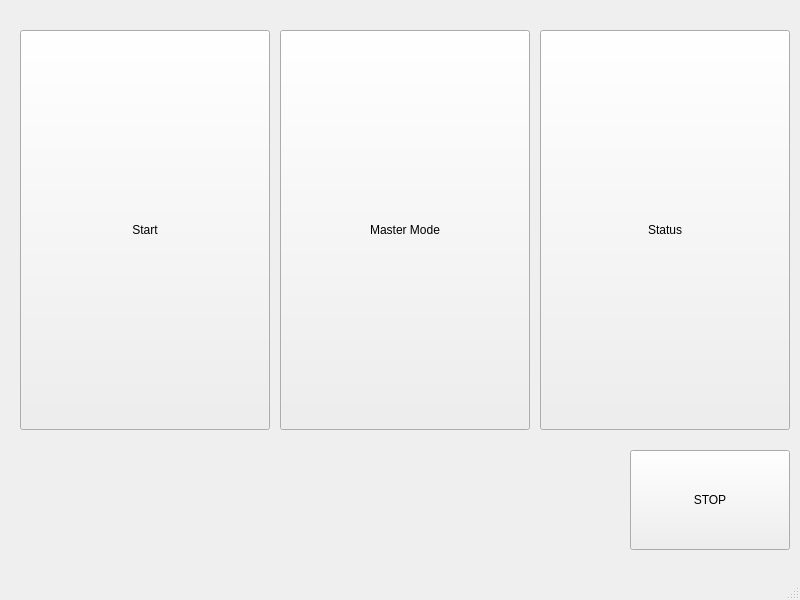
<?xml version="1.0" encoding="UTF-8"?>
<ui version="4.0">
 <class>MainWindow</class>
 <widget class="QMainWindow" name="MainWindow">
  <property name="geometry">
   <rect>
    <x>0</x>
    <y>0</y>
    <width>800</width>
    <height>600</height>
   </rect>
  </property>
  <property name="windowTitle">
   <string>MainWindow</string>
  </property>
  <widget class="QWidget" name="centralwidget">
   <widget class="QPushButton" name="q_btn_mastermode">
    <property name="geometry">
     <rect>
      <x>280</x>
      <y>30</y>
      <width>250</width>
      <height>400</height>
     </rect>
    </property>
    <property name="cursor">
     <cursorShape>BlankCursor</cursorShape>
    </property>
    <property name="styleSheet">
     <string notr="true"/>
    </property>
    <property name="text">
     <string>Master Mode</string>
    </property>
   </widget>
   <widget class="QPushButton" name="q_btn_start">
    <property name="geometry">
     <rect>
      <x>20</x>
      <y>30</y>
      <width>250</width>
      <height>400</height>
     </rect>
    </property>
    <property name="styleSheet">
     <string notr="true">border-image: url(:/btn/111.png);</string>
    </property>
    <property name="text">
     <string>Start</string>
    </property>
   </widget>
   <widget class="QPushButton" name="q_btn_status">
    <property name="geometry">
     <rect>
      <x>540</x>
      <y>30</y>
      <width>250</width>
      <height>400</height>
     </rect>
    </property>
    <property name="text">
     <string>Status</string>
    </property>
   </widget>
   <widget class="QPushButton" name="q_btn_stop">
    <property name="geometry">
     <rect>
      <x>630</x>
      <y>450</y>
      <width>160</width>
      <height>100</height>
     </rect>
    </property>
    <property name="text">
     <string>STOP</string>
    </property>
   </widget>
  </widget>
  <widget class="QMenuBar" name="menubar">
   <property name="geometry">
    <rect>
     <x>0</x>
     <y>0</y>
     <width>800</width>
     <height>26</height>
    </rect>
   </property>
  </widget>
  <widget class="QStatusBar" name="statusbar"/>
 </widget>
 <resources>
  <include location="resource.qrc"/>
 </resources>
 <connections/>
</ui>
